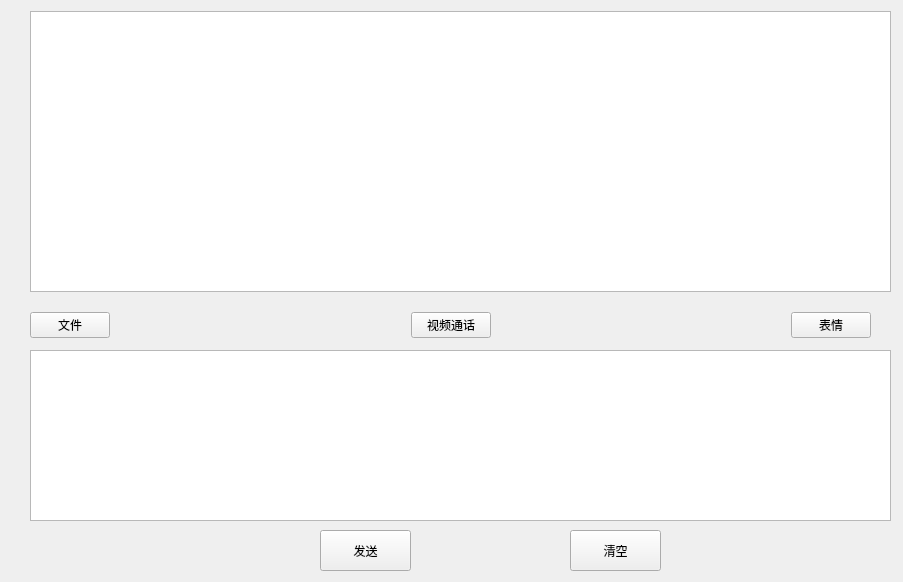
<?xml version="1.0" encoding="UTF-8"?>
<ui version="4.0">
 <class>ChatWidget</class>
 <widget class="QWidget" name="ChatWidget">
  <property name="geometry">
   <rect>
    <x>0</x>
    <y>0</y>
    <width>903</width>
    <height>582</height>
   </rect>
  </property>
  <property name="windowTitle">
   <string>Form</string>
  </property>
  <widget class="QTextEdit" name="te_msg">
   <property name="geometry">
    <rect>
     <x>30</x>
     <y>350</y>
     <width>861</width>
     <height>171</height>
    </rect>
   </property>
  </widget>
  <widget class="QTextBrowser" name="tb_record">
   <property name="geometry">
    <rect>
     <x>30</x>
     <y>11</y>
     <width>861</width>
     <height>281</height>
    </rect>
   </property>
  </widget>
  <widget class="QPushButton" name="pb_send">
   <property name="geometry">
    <rect>
     <x>320</x>
     <y>530</y>
     <width>91</width>
     <height>41</height>
    </rect>
   </property>
   <property name="text">
    <string>发送</string>
   </property>
  </widget>
  <widget class="QPushButton" name="pb_clear">
   <property name="geometry">
    <rect>
     <x>570</x>
     <y>530</y>
     <width>91</width>
     <height>41</height>
    </rect>
   </property>
   <property name="text">
    <string>清空</string>
   </property>
  </widget>
  <widget class="QWidget" name="layoutWidget">
   <property name="geometry">
    <rect>
     <x>30</x>
     <y>300</y>
     <width>841</width>
     <height>51</height>
    </rect>
   </property>
   <layout class="QHBoxLayout" name="horizontalLayout">
    <item>
     <widget class="QPushButton" name="pushButton">
      <property name="text">
       <string>文件</string>
      </property>
     </widget>
    </item>
    <item>
     <spacer name="horizontalSpacer">
      <property name="orientation">
       <enum>Qt::Horizontal</enum>
      </property>
      <property name="sizeHint" stdset="0">
       <size>
        <width>40</width>
        <height>20</height>
       </size>
      </property>
     </spacer>
    </item>
    <item>
     <widget class="QPushButton" name="pushButton_2">
      <property name="text">
       <string>视频通话</string>
      </property>
     </widget>
    </item>
    <item>
     <spacer name="horizontalSpacer_2">
      <property name="orientation">
       <enum>Qt::Horizontal</enum>
      </property>
      <property name="sizeHint" stdset="0">
       <size>
        <width>40</width>
        <height>20</height>
       </size>
      </property>
     </spacer>
    </item>
    <item>
     <widget class="QPushButton" name="pushButton_3">
      <property name="text">
       <string>表情</string>
      </property>
     </widget>
    </item>
   </layout>
  </widget>
 </widget>
 <resources/>
 <connections/>
</ui>
